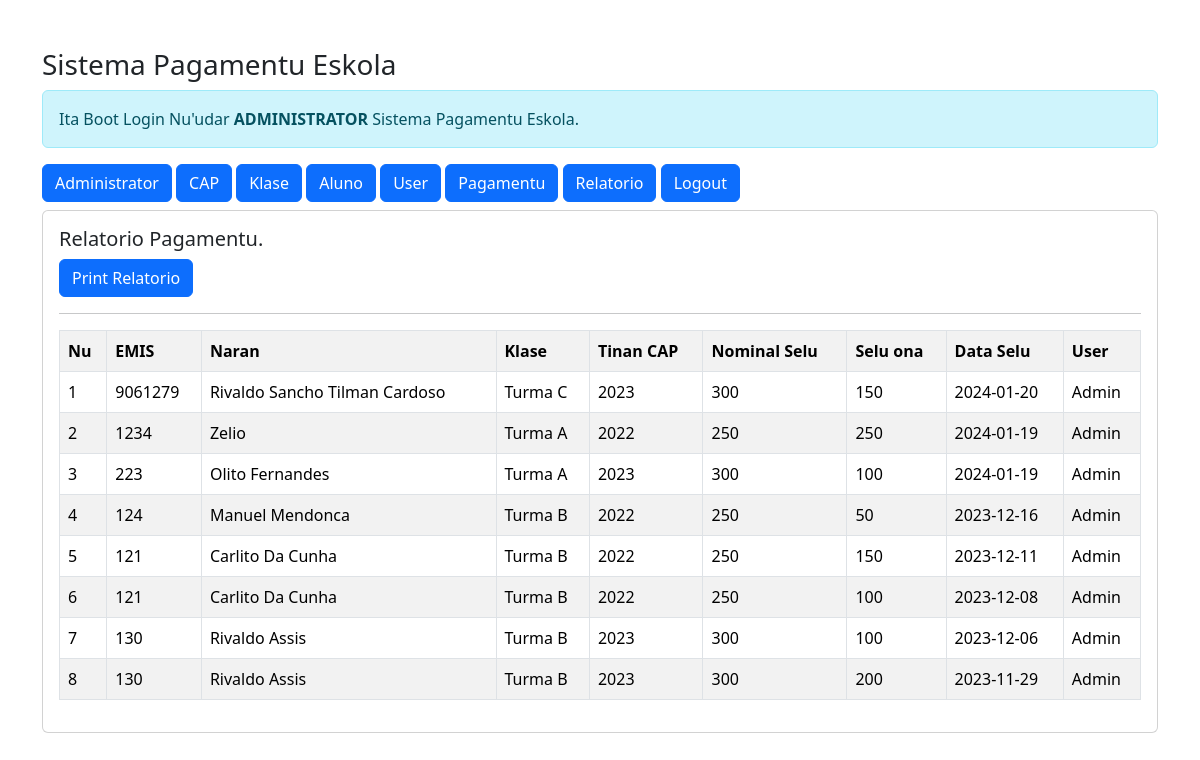
/admin/admin.php?url=relatorio (signed in), run on the app's committed database.
### tables this page shows
CREATE TABLE `pagamento` (
  `id_selu` int(11) NOT NULL,
  `id_staf` int(11) NOT NULL,
  `emis` varchar(10) NOT NULL,
  `data_pagamento` date NOT NULL,
  `fulan_selu` varchar(8) NOT NULL,
  `tinan_selu` varchar(4) NOT NULL,
  `id_cap` int(11) NOT NULL,
  `total_selu` int(11) NOT NULL
);

CREATE TABLE `aluno` (
  `emis` char(10) NOT NULL,
  `nie` char(8) NOT NULL,
  `naran` varchar(35) NOT NULL,
  `id_klase` int(11) NOT NULL,
  `helafatin` text NOT NULL,
  `nu_telf` varchar(13) NOT NULL,
  `id_cap` int(11) NOT NULL
);

CREATE TABLE `klase` (
  `id_klase` int(11) NOT NULL,
  `naran_klase` varchar(10) NOT NULL,
  `kompetensi_habilidade` varchar(50) NOT NULL
);

CREATE TABLE `cap` (
  `id_cap` int(11) NOT NULL,
  `tinan` int(11) NOT NULL,
  `nominal` int(11) NOT NULL
);

CREATE TABLE `staf` (
  `id_staf` int(11) NOT NULL,
  `username` varchar(25) NOT NULL,
  `password` varchar(32) NOT NULL,
  `naran_staf` varchar(35) NOT NULL,
  `level` enum('admin','staf') NOT NULL
);

### admin/relatorio.php (the view)
<h5>Relatorio Pagamentu.</h5>
<a href="print-relatorio.php" class="btn btn-primary"> Print Relatorio </a>
<hr>
<table class="table table-striped table-bordered">
    <tr class="fw-bold">
        <td>Nu</td>
        <td>EMIS</td>
        <td>Naran</td>
        <td>Klase</td>
        <td>Tinan CAP</td>
        <td>Nominal Selu</td>
        <td>Selu ona</td>
        <td>Data Selu</td>
        <td>User</td>
    </tr>
    <?php
    include '../koneksaun.php';
    $no = 1;
    $sql = "SELECT*FROM pagamento, aluno, klase, cap, staf WHERE pagamento.emis=aluno.emis AND
            aluno.id_klase=klase.id_klase AND pagamento.id_cap=cap.id_cap AND
            pagamento.id_staf=staf.id_staf ORDER BY data_pagamento DESC";
    $query = mysqli_query($koneksaun, $sql);
    foreach ($query as $data) {
    ?>
        <tr>
            <td><?= $no++; ?></td>
            <td><?= $data['emis'] ?></td>
            <td><?= $data['naran'] ?></td>
            <td><?= $data['naran_klase'] ?></td>
            <td><?= $data['tinan'] ?></td>
            <td><?= $data['nominal'] ?></td>
            <td><?= $data['total_selu'] ?></td>
            <td><?= $data['data_pagamento'] ?></td>
            <td><?= $data['naran_staf'] ?></td>
        </tr>
    <?php } ?>
</table>

### data on the page
pagamento: emis.emis "9061279", emis.naran "Rivaldo Sancho Tilman Cardoso", klase.naran_klase "Turma C", id_cap.tinan "2023", id_cap.nominal "300", total_selu "150", data_pagamento "2024-01-20", id_staf.naran_staf "Admin"
pagamento: emis.emis "1234", emis.naran "Zelio", klase.naran_klase "Turma A", id_cap.tinan "2022", id_cap.nominal "250", total_selu "250", data_pagamento "2024-01-19", id_staf.naran_staf "Admin"
pagamento: emis.emis "223", emis.naran "Olito Fernandes", klase.naran_klase "Turma A", id_cap.tinan "2023", id_cap.nominal "300", total_selu "100", data_pagamento "2024-01-19", id_staf.naran_staf "Admin"
pagamento: emis.emis "124", emis.naran "Manuel Mendonca", klase.naran_klase "Turma B", id_cap.tinan "2022", id_cap.nominal "250", total_selu "50", data_pagamento "2023-12-16", id_staf.naran_staf "Admin"
pagamento: emis.emis "121", emis.naran "Carlito Da Cunha", klase.naran_klase "Turma B", id_cap.tinan "2022", id_cap.nominal "250", total_selu "150", data_pagamento "2023-12-11", id_staf.naran_staf "Admin"
pagamento: emis.emis "121", emis.naran "Carlito Da Cunha", klase.naran_klase "Turma B", id_cap.tinan "2022", id_cap.nominal "250", total_selu "100", data_pagamento "2023-12-08", id_staf.naran_staf "Admin"
pagamento: emis.emis "130", emis.naran "Rivaldo Assis", klase.naran_klase "Turma B", id_cap.tinan "2023", id_cap.nominal "300", total_selu "100", data_pagamento "2023-12-06", id_staf.naran_staf "Admin"
pagamento: emis.emis "130", emis.naran "Rivaldo Assis", klase.naran_klase "Turma B", id_cap.tinan "2023", id_cap.nominal "300", total_selu "200", data_pagamento "2023-11-29", id_staf.naran_staf "Admin"
